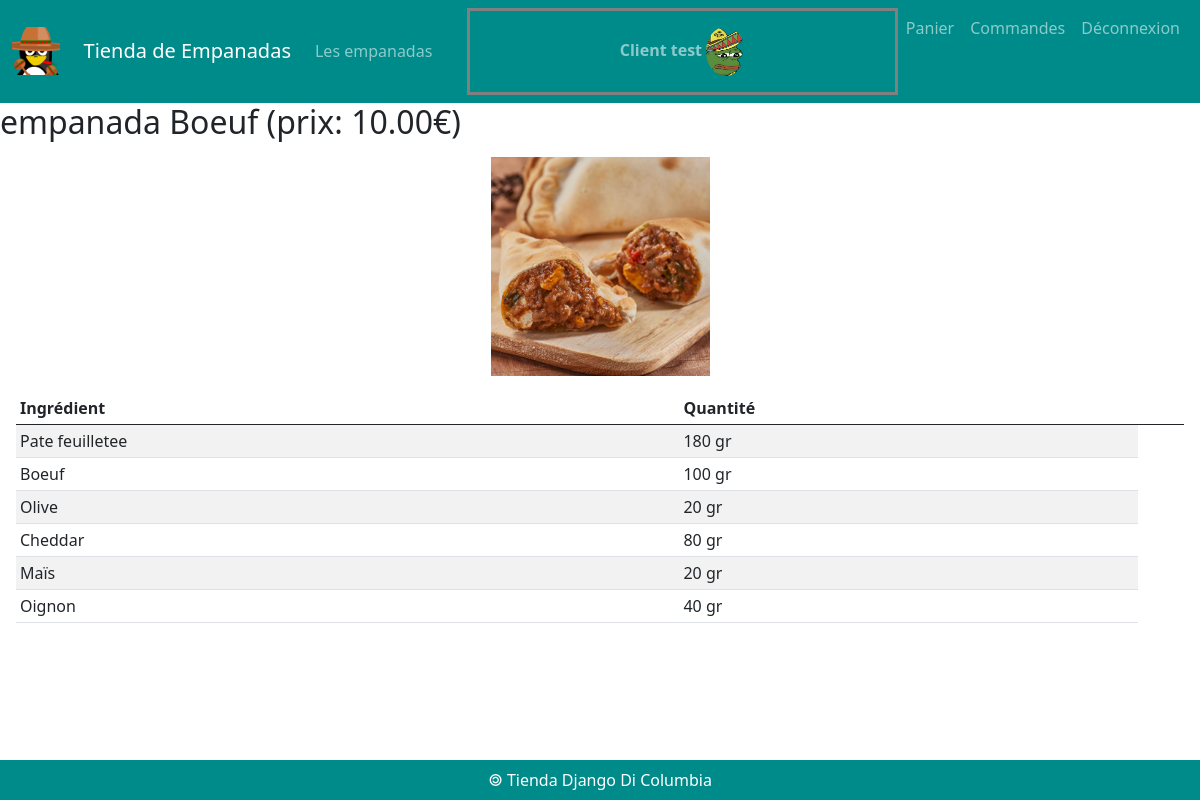
Page /empanada/1 (signed in) on the committed database.
### comptes/models.py (models this page shows)
class TiendaUser(User) :
    image = models.ImageField( default = "imagesUsers/default.png",
                               upload_to = "imagesUsers/")

### empanadas/models.py (models this page shows, shortened)
class Empanada(models.Model) :
    idEmpanada = models.AutoField(primary_key = True)
    nomEmpanada = models.CharField(max_length = 50)
    prix = models.DecimalField(max_digits = 6, decimal_places = 2)
    image = models.ImageField(default = 'imagesEmpanadas/default.png', upload_to = 'imagesEmpanadas/')
    def __str__(self) :
        return 'empanada ' + self.nomEmpanada + ' (prix: ' + str(self.prix) + '€)'

class Ingredient(models.Model) :
    idIngredient = models.AutoField(primary_key = True)
    nomIngredient = models.CharField(max_length = 50)
    def __str__(self) :
        return self.nomIngredient

class Composition(models.Model) :
    class Meta :
        unique_together = ('ingredient', 'empanada')
    idComposition = models.AutoField(primary_key = True)
    ingredient = models.ForeignKey(Ingredient, on_delete = models.CASCADE)
    empanada = models.ForeignKey(Empanada, on_delete = models.CASCADE)
    quantite = models.CharField(max_length = 100)

### empanadas/views.py (the view)
# urls.py: path('empanada/<int:empanada_id>', views.empanada),
def empanada(request, empanada_id) :
    user = None
    if request.user.is_authenticated :
        user = TiendaUser.objects.get(id=request.user.id)
    laEmpanada = Empanada.objects.get(idEmpanada = empanada_id)
    compos = Composition.objects.filter(empanada = empanada_id)
    ingrs = Ingredient.objects.all()
    recipe = {}
    for compo in compos :
        recipe[compo.ingredient] = compo.quantite
    print(recipe)
    return render(
        request,
        'empanadas/empanada.html',
        {'empanada' : laEmpanada,
         'recette' : recipe,
         'ingredients' : ingrs,
         'user' : user },
    )

### empanadas/templates/empanadas/empanada.html (shortened to what this page needs)
{% extends 'empanadas/base.html' %}
{% block main %}
<h2>{{empanada}}</h2>
<div class="m-3">
    <figure class="w-25 text-center m-auto">
        <img src="{{MEDIA_URL}}{{empanada.image}}" class="image-fluid" style="width: 75%;"/>
    </figure>
</div>
<div class="m-3">
    <table class="table table-sm table-striped">
        <thead class="thead-dark">
            <tr>
                <th>Ingrédient</th>
                <th>Quantité</th>
                <th></th>
            </tr>
        </thead>
        <tbody>
            {% for ingr, qt in recette.items %}
            <tr>
                <td>{{ingr.nomIngredient}}</td>
                <td>{{qt}} gr</td>
            </tr>
            {% endfor %}
        </tbody>
    </table>
</div>
{% endblock %}

### comptes/templates/comptes/menuClient.html (shortened to what this page needs)
{% load static %}
<nav class="navbar navbar-expand-lg navbar-dark">
    <div class="container-fluid">
        <img id="logo" src="{% static 'empanadas/img/mexicanPingouin.png' %}" alt="logo Pinguoin Mexicain">
        <a class="navbar-brand" href="#">Tienda de Empanadas</a>
        <div id="navbarText" class="collapse navbar-collapse" >
            <ul class="navbar-nav me-auto mb-2 mb-lg-0">
                <li class="nav-item">
                    <a class="nav-link" href="/empanadas">Les empanadas</a>
                </li>
            </ul>
            <ul class="navbar-nav">
                <li class="nav-item">
                    <span class="nav-link" style="border: solid grey; font-weight: bold;">
                        <a class="nav-link" href="/user/update/" >
                            Client {{user}}
                            <img src="{{MEDIA_URL}}{{user.image}}" class="rounded-circle" style="width: 10%;"/>
                        </a>
                    </span>
                </li>
                <li class="nav-item">
                    <a class="nav-link" href="/cart">
                        Panier
                    </a>
                </li>
                <li class="nav-item">
                    <a class="nav-link" href="/commandes">
                        Commandes
                    </a>
                </li>
                <li class="nav-item">
                    <a class="nav-link" href="/logout">
                        Déconnexion
                    </a>
                </li>
            </ul>
        </div>
    </div>
</nav>

### empanadas/static/empanadas/css/styles.css (style rules this page uses)
nav { background-color: darkcyan; }
#logo { width: 3em; margin-right: 2%; }
.nav-item { text-align: center; }

### rows in the picture
TiendaUser: username "test", image (placeholder picture)
Empanada: nomEmpanada+prix "empanada Boeuf (prix: 10.00€)", image (picture)
Ingredient: nomIngredient "Pate feuilletee", quantite "180"
Ingredient: nomIngredient "Boeuf", quantite "100"
Ingredient: nomIngredient "Olive", quantite "20"
Ingredient: nomIngredient "Cheddar", quantite "80"
Ingredient: nomIngredient "Maïs", quantite "20"
Ingredient: nomIngredient "Oignon", quantite "40"
